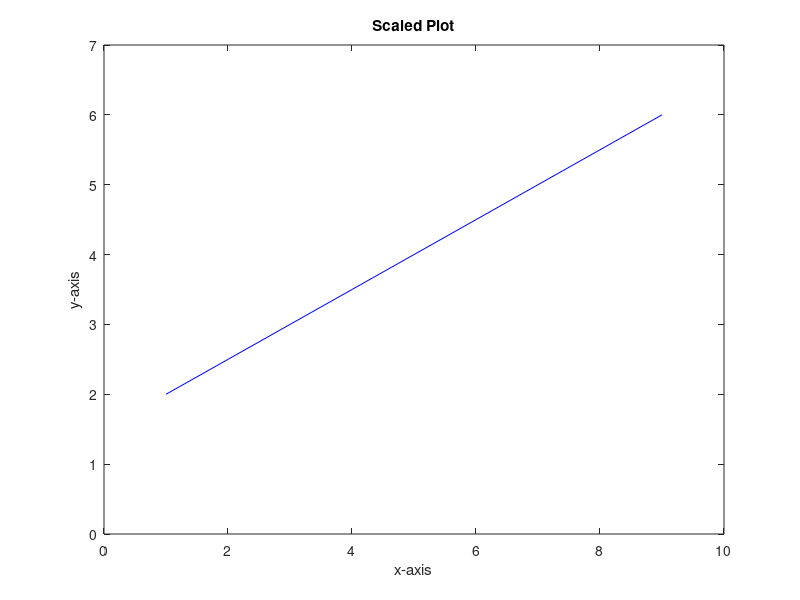

This chart was generated by the following MATLAB code:
clear all; close all; clc;
x = [1:9];
y = [2:0.5:6];
plot(x,y,'b-')
title('Scaled Plot')
xlabel('x-axis')
ylabel('y-axis')
axis([0, 10, 0, 7])
